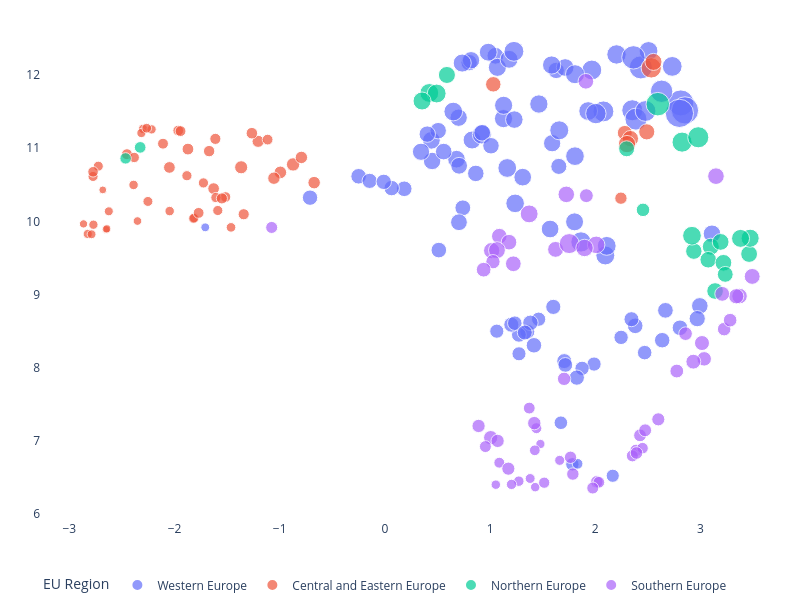

Notebook code for this chart:
### Code cell
# UMAP
umap_model = umap.UMAP(n_components = 2, n_neighbors = 30,
                       min_dist=0.1, random_state = 0)
components = umap_model.fit_transform(X)

df_umap = df.join(pd.DataFrame(components, index = df.index,
                           columns = ['pc_1', 'pc_2']))

df_umap.reset_index(inplace = True)

fig = px.scatter(df_umap, x = 'pc_1', y = 'pc_2', color=df_umap['EU Region'],
                 width = 800, height = 600, size = 'GDP per Capita',
                 custom_data = ['region_name', 'GDP per Capita'])

fig.update_layout(  margin={"r":1,"t":15,"l":1,"b":1},
                    plot_bgcolor = '#FFFFFF',
                    legend = dict(orientation = 'h', yanchor = 'top'),
                    yaxis_title='', xaxis_title='',
                    title = "")

hovertemplate = '%{customdata[0]}' 
fig.update_traces(hovertemplate=hovertemplate)
fig.show()

### Figure 1 — Plotly figure (JSON) as saved in the notebook; plotly's stock layout.template omitted (floating-point values rounded to 4 significant figures; data arrays with more than 128 entries replaced by an {"elided": "..."} marker saying what was removed)
{"data": [{"customdata": {"elided": "99x2 mixed values"}, "hovertemplate": "%{customdata[0]}", "legendgroup": "Western Europe", "marker": {"color": "#636efa", "size": [82300.0, 60400.0, 41300.0, 48200.0, 55700.0, 51300.0, 68200.0, 31300.0, 37500.0, 31700.0, 34800.0, 67300.0, 54100.0, 45900.0, 53500.0, 74700.0, 49900.0, 54200.0, 47900.0, 55500.0, 50800.0, 48100.0, 54700.0, 37500.0, 58000.0, 84200.0, 64100.0, 43400.0, 46800.0, 37400.0, 55900.0, 48300.0, 36500.0, 45700.0, 50700.0, 51600.0, 41700.0, 46500.0, 42900.0, 41900.0, 38600.0, 47300.0, 41800.0, 39900.0, 35500.0, 42400.0, 36400.0, 41500.0, 36400.0, 47500.0, 104200.0, 114200.0, 66800.0, 34800.0, 34700.0, 31200.0, 33900.0, 35000.0, 32600.0, 30700.0, 37900.0, 37000.0, 30500.0, 36700.0, 35400.0, 36800.0, 31500.0, 34500.0, 32400.0, 37600.0, 33600.0, 42400.0, 40500.0, 36000.0, 27500.0, 28500.0, 17700.0, 26700.0, 12000.0, 123000.0, 53900.0, 43200.0, 41600.0, 50300.0, 49400.0, 46300.0, 77300.0, 50100.0, 60600.0, 49000.0, 37500.0, 43300.0, 60200.0, 49700.0, 48300.0, 53200.0, 63400.0, 55200.0, 54700.0], "sizemode": "area", "sizeref": 307.5, "symbol": "circle"}, "mode": "markers", "name": "Western Europe", "orientation": "v", "showlegend": true, "type": "scatter", "x": [2.433, 1.967, 1.628, 1.714, 1.808, 1.585, 2.352, 1.462, 2.38, 2.246, 2.344, 2.077, 1.933, 1.59, 1.807, 2.387, 0.8289, 1.163, 0.6806, 1.658, 1.128, 1.31, 2.506, 0.184, 2.202, 2.363, 2.006, 0.7056, 0.4488, -0.2499, 0.9217, 0.4419, 0.0643, 0.3434, 1.129, 1.464, 0.5065, 0.7012, 0.9249, 0.8642, 0.7409, 1.231, 1.009, 1.653, -0.1452, 0.5591, -0.7117, 0.4027, -0.01084, 3.11, 2.813, 2.853, 2.478, 1.354, 1.705, 1.989, 1.274, 1.202, 1.235, 1.064, 2.667, 1.417, 1.275, 1.384, 1.601, 2.636, 1.875, 1.33, 2.47, 2.805, 1.715, 2.994, 2.969, 1.824, 1.782, 1.673, 1.832, 2.166, -1.708, 2.8, 0.6499, 1.05, 0.8008, 1.069, 1.18, 0.819, 2.631, 0.7351, 1.227, 0.9826, 0.5128, 0.7041, 2.732, 1.803, 1.571, 1.238, 1.864, 2.096, 2.109], "xaxis": "x", "y": [12.1, 12.07, 12.06, 12.1, 12.01, 12.13, 11.52, 8.663, 8.573, 8.415, 8.664, 11.5, 11.51, 11.07, 10.89, 11.4, 11.11, 10.73, 10.85, 11.24, 11.4, 10.6, 12.33, 10.44, 12.28, 12.24, 11.47, 10.76, 10.82, 10.61, 11.19, 11.11, 10.45, 10.95, 11.58, 11.6, 11.24, 11.41, 11.21, 10.65, 10.18, 11.39, 11.03, 10.75, 10.55, 10.95, 10.32, 11.19, 10.54, 9.83, 11.62, 11.51, 11.51, 8.493, 8.091, 8.051, 8.45, 8.589, 8.609, 8.5, 8.784, 8.307, 8.191, 8.615, 8.832, 8.377, 7.992, 8.481, 8.207, 8.546, 8.039, 8.846, 8.671, 7.866, 6.682, 7.25, 6.689, 6.526, 9.918, 11.47, 11.5, 12.26, 12.17, 12.1, 12.21, 12.2, 11.78, 12.16, 12.32, 12.31, 9.607, 9.987, 12.12, 9.993, 9.895, 10.25, 9.718, 9.534, 9.665], "yaxis": "y"}, {"customdata": [["Северозападен (Severozapaden)", 9800], ["Северен централен (Severen tsentralen)", 10100], ["Североизточен (Severoiztochen)", 11500], ["Югоизточен (Yugoiztochen)", 12500], ["Югозападен (Yugozapaden)", 23500], ["Южен централен (Yuzhen tsentralen)", 9500], ["Praha", 63500], ["Střední Čechy", 26400], ["Jihozápad", 24600], ["Severozápad", 20000], ["Severovýchod", 23800], ["Jihovýchod", 27500], ["Střední Morava", 23700], ["Moravskoslezsko", 22600], ["Panonska Hrvatska", 13900], ["Jadranska Hrvatska", 19200], ["Grad Zagreb", 34500], ["Sjeverna Hrvatska", 17300], ["Budapest", 44700], ["Pest", 17600], ["Közép-Dunántúl", 18000], ["Nyugat-Dunántúl", 18200], ["Dél-Dunántúl", 13500], ["Észak-Magyarország", 13000], ["Észak-Alföld", 13400], ["Dél-Alföld", 14600], ["Małopolskie", 17800], ["Śląskie", 20600], ["Wielkopolskie", 20900], ["Zachodniopomorskie", 16400], ["Lubuskie", 15900], ["Dolnośląskie", 21400], ["Opolskie", 16100], ["Kujawsko-pomorskie", 16000], ["Warmińsko-mazurskie", 14100], ["Pomorskie", 19100], ["Łódzkie", 19000], ["Świętokrzyskie", 14900], ["Lubelskie", 13800], ["Podkarpackie", 14300], ["Podlaskie", 15400], ["Warszawski stołeczny", 40200], ["Mazowiecki regionalny", 18100], ["Nord-Vest", 15600], ["Centru", 15700], ["Nord-Est", 10500], ["Sud-Est", 13000], ["Sud-Muntenia", 12100], ["Bucureşti-Ilfov", 40800], ["Sud-Vest Oltenia", 13300], ["Vest", 17300], ["Vzhodna Slovenija", 24100], ["Zahodna Slovenija", 36900], ["Bratislavský kraj", 46100], ["Západné Slovensko", 21100], ["Stredné Slovensko", 18700], ["Východné Slovensko", 16600]], "hovertemplate": "%{customdata[0]}", "legendgroup": "Central and Eastern Europe", "marker": {"color": "#EF553B", "size": [9800.0, 10100.0, 11500.0, 12500.0, 23500.0, 9500.0, 63500.0, 26400.0, 24600.0, 20000.0, 23800.0, 27500.0, 23700.0, 22600.0, 13900.0, 19200.0, 34500.0, 17300.0, 44700.0, 17600.0, 18000.0, 18200.0, 13500.0, 13000.0, 13400.0, 14600.0, 17800.0, 20600.0, 20900.0, 16400.0, 15900.0, 21400.0, 16100.0, 16000.0, 14100.0, 19100.0, 19000.0, 14900.0, 13800.0, 14300.0, 15400.0, 40200.0, 18100.0, 15600.0, 15700.0, 10500.0, 13000.0, 12100.0, 40800.0, 13300.0, 17300.0, 24100.0, 36900.0, 46100.0, 21100.0, 18700.0, 16600.0], "sizemode": "area", "sizeref": 307.5, "symbol": "circle"}, "mode": "markers", "name": "Central and Eastern Europe", "orientation": "v", "showlegend": true, "type": "scatter", "x": [-2.651, -2.644, -2.352, -2.625, 2.244, -2.682, 2.532, -1.367, -0.994, -1.671, -1.055, -0.8728, -0.7938, -1.206, -2.046, -1.342, 2.281, -1.515, 2.553, -1.965, -1.943, -2.11, -2.299, -2.315, -2.219, -2.265, -1.115, -1.265, -1.628, -1.606, -1.589, -1.872, -1.725, -1.882, -1.812, -1.612, -1.55, -1.819, -2.389, -1.463, -2.253, 2.489, -1.771, -2.725, -2.775, -2.865, -2.825, -2.789, 2.334, -2.771, -2.774, -0.6727, 1.03, 2.302, -2.049, -2.452, -2.383], "xaxis": "x", "y": [9.888, 9.898, 10.0, 10.14, 10.32, 10.43, 12.09, 10.74, 10.67, 10.96, 10.59, 10.78, 10.87, 11.09, 10.14, 10.1, 11.21, 10.33, 12.18, 11.24, 11.23, 11.06, 11.26, 11.21, 11.26, 11.27, 11.12, 11.2, 10.45, 10.32, 10.15, 10.99, 10.52, 10.62, 10.05, 11.13, 10.31, 10.04, 10.5, 9.918, 10.27, 11.22, 10.12, 10.75, 10.61, 9.965, 9.828, 9.823, 11.13, 9.954, 10.68, 10.53, 11.87, 11.05, 10.74, 10.92, 10.87], "yaxis": "y"}, {"customdata": [["Hovedstaden", 85000], ["Sjælland", 44600], ["Syddanmark", 54500], ["Midtjylland", 54600], ["Nordjylland", 50000], ["Eesti", 28100], ["Latvija", 21000], ["Sostinės regionas", 39400], ["Vidurio ir vakarų Lietuvos regionas ", 20100], ["Länsi-Suomi", 44400], ["Helsinki-Uusimaa", 62200], ["Etelä-Suomi", 42200], ["Pohjois- ja Itä-Suomi", 41500], ["Åland", 53800], ["Stockholm", 68700], ["Östra Mellansverige", 43600], ["Småland med öarna", 43100], ["Sydsverige", 42700], ["Västsverige", 50300], ["Norra Mellansverige", 38700], ["Mellersta Norrland", 43300], ["Övre Norrland", 49800]], "hovertemplate": "%{customdata[0]}", "legendgroup": "Northern Europe", "marker": {"color": "#00cc96", "size": [85000.0, 44600.0, 54500.0, 54600.0, 50000.0, 28100.0, 21000.0, 39400.0, 20100.0, 44400.0, 62200.0, 42200.0, 41500.0, 53800.0, 68700.0, 43600.0, 43100.0, 42700.0, 50300.0, 38700.0, 43300.0, 49800.0], "sizemode": "area", "sizeref": 307.5, "symbol": "circle"}, "mode": "markers", "name": "Northern Europe", "orientation": "v", "showlegend": true, "type": "scatter", "x": [2.594, 0.5896, 0.4221, 0.4922, 0.3532, 2.454, -2.327, 2.298, -2.465, 3.098, 2.825, 3.074, 2.937, 2.919, 2.979, 3.463, 3.218, 3.139, 3.472, 3.236, 3.192, 3.381], "xaxis": "x", "y": [11.6, 12.0, 11.75, 11.75, 11.64, 10.16, 11.01, 10.99, 10.86, 9.654, 11.08, 9.475, 9.592, 9.803, 11.15, 9.554, 9.434, 9.048, 9.769, 9.276, 9.719, 9.767], "yaxis": "y"}, {"customdata": [["Aττική (Attiki)", 29700], ["Βόρειο Αιγαίο (Voreio Aigaio)", 13100], ["Νότιο Αιγαίο (Notio Aigaio)", 21600], ["Κρήτη (Kriti)", 18300], ["Aνατολική Μακεδονία, Θράκη (Anatoliki Makedonia, Thraki)", 13800], ["Κεντρική Μακεδονία (Kentriki Makedonia)", 17000], ["Δυτική Μακεδονία (Dytiki Makedonia)", 15500], ["Ήπειρος (Ipeiros)", 13800], ["Θεσσαλία (Thessalia)", 16300], ["Ιόνια Νησιά (Ionia Nisia)", 19500], ["Δυτική Ελλάδα (Dytiki Ellada)", 15200], ["Στερεά Ελλάδα (Sterea Ellada)", 18500], ["Πελοπόννησος (Peloponnisos)", 17800], ["Galicia", 28700], ["Principado de Asturias", 28100], ["Cantabria", 28400], ["País Vasco", 39000], ["Comunidad Foral de Navarra", 37000], ["La Rioja", 32400], ["Aragón", 34700], ["Comunidad de Madrid", 42600], ["Castilla y León", 29300], ["Castilla-La Mancha", 25100], ["Extremadura", 23900], ["Cataluña", 35600], ["Comunitat Valenciana ", 26500], ["Illes Balears", 34000], ["Andalucía", 23200], ["Región de Murcia", 25500], ["Ciudad de Ceuta", 22400], ["Ciudad de Melilla", 20500], ["Canarias", 24300], ["Piemonte", 37400], ["Valle d’Aosta/Vallée d’Aoste", 47200], ["Liguria", 38800], ["Lombardia", 49100], ["Abruzzo", 31100], ["Molise", 27200], ["Campania", 23700], ["Puglia", 23600], ["Basilicata", 27700], ["Calabria", 21200], ["Sicilia", 22300], ["Sardegna", 26600], ["Provincia Autonoma di Bolzano/Bozen", 61500], ["Provincia Autonoma di Trento", 46800], ["Veneto", 40700], ["Friuli-Venezia Giulia", 37700], ["Emilia-Romagna", 43700], ["Toscana", 38100], ["Umbria", 31400], ["Marche", 33300], ["Lazio", 42200], ["Κύπρος (Kypros)", 33900], ["Malta", 37700], ["Norte", 21900], ["Algarve", 27500], ["Região Autónoma dos Açores", 22300], ["Região Autónoma da Madeira", 27300]], "hovertemplate": "%{customdata[0]}", "legendgroup": "Southern Europe", "marker": {"color": "#ab63fa", "size": [29700.0, 13100.0, 21600.0, 18300.0, 13800.0, 17000.0, 15500.0, 13800.0, 16300.0, 19500.0, 15200.0, 18500.0, 17800.0, 28700.0, 28100.0, 28400.0, 39000.0, 37000.0, 32400.0, 34700.0, 42600.0, 29300.0, 25100.0, 23900.0, 35600.0, 26500.0, 34000.0, 23200.0, 25500.0, 22400.0, 20500.0, 24300.0, 37400.0, 47200.0, 38800.0, 49100.0, 31100.0, 27200.0, 23700.0, 23600.0, 27700.0, 21200.0, 22300.0, 26600.0, 61500.0, 46800.0, 40700.0, 37700.0, 43700.0, 38100.0, 31400.0, 33300.0, 42200.0, 33900.0, 37700.0, 21900.0, 27500.0, 22300.0, 27300.0], "sizemode": "area", "sizeref": 307.5, "symbol": "circle"}, "mode": "markers", "name": "Southern Europe", "orientation": "v", "showlegend": true, "type": "scatter", "x": [1.915, 1.478, 1.373, 1.088, 1.429, 1.273, 1.662, 1.054, 1.204, 1.514, 1.381, 1.44, 1.425, 2.858, 3.225, 3.282, 3.492, 3.372, 3.035, 3.015, 3.148, 2.775, 2.425, 1.787, 3.34, 2.599, 2.932, 2.388, 2.474, 2.353, 2.45, 2.392, 1.088, 2.009, 1.622, 1.372, 1.006, 1.072, 2.014, 1.765, 1.42, 2.034, 1.976, 1.174, 1.753, 1.898, 1.015, 1.18, 1.065, 1.221, 1.027, 0.9389, 1.724, 3.207, 1.911, 0.9554, 1.704, -1.076, 0.8906], "xaxis": "x", "y": [10.35, 6.96, 7.45, 6.704, 6.371, 6.452, 6.736, 6.404, 6.408, 6.431, 6.489, 7.176, 6.873, 8.466, 8.528, 8.651, 9.248, 8.979, 8.122, 8.338, 10.62, 7.956, 7.078, 6.549, 8.977, 7.296, 8.084, 6.874, 7.147, 6.798, 6.903, 6.837, 9.798, 9.679, 9.617, 10.1, 7.046, 7.002, 6.443, 6.778, 7.245, 6.437, 6.359, 6.623, 9.696, 9.636, 9.6, 9.715, 9.606, 9.42, 9.448, 9.34, 10.37, 9.01, 11.91, 6.924, 7.849, 9.916, 7.206], "yaxis": "y"}], "layout": {"height": 600, "legend": {"itemsizing": "constant", "orientation": "h", "title": {"text": "EU Region"}, "tracegroupgap": 0, "yanchor": "top"}, "margin": {"b": 1, "l": 1, "r": 1, "t": 15}, "plot_bgcolor": "#FFFFFF", "title": {"text": ""}, "width": 800, "xaxis": {"anchor": "y", "domain": [0, 1], "title": {"text": ""}}, "yaxis": {"anchor": "x", "domain": [0, 1], "title": {"text": ""}}}}
